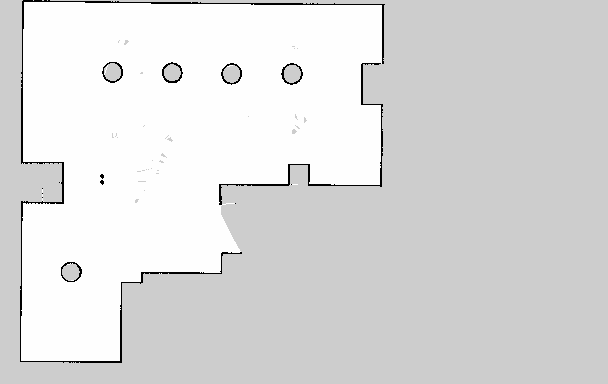
#> input picture Gazebo_test_map/tesst2.png, 608 x 384 px
$ python test_width.py   (older library calls are emulated)
#> lines starting #> are read from the running program, lines starting #| are printed output that depends on the picture; after the words box and inside, x2 and y2 are one past the last pixel; in counts of white or black regions, pixels touching at a corner belong together; long printed decimals are rounded
# -*- coding:utf-8 -*-
import cv2
import numpy as np
from matplotlib import pyplot as plt
import math
import random
import copy
import matplotlib.gridspec as gridspec
from skimage.data import shepp_logan_phantom
from skimage.transform import radon, rescale
from ransac_map_merge import MAP_Function, RANSAC_Map_Merging
from itertools import combinations, permutations
from icp_map_merge import ScanMatching
from sklearn.cluster import KMeans

def _transform_state(input_map):
    r, c = np.shape(input_map)
    for i in range(r):
        for j in range(c):
            if input_map[i, j]  < 150:
                input_map[i, j] = 255
            else:
                input_map[i, j] = 0
    return input_map

def _dilate_image(img, L=1):
    img_r, img_c = np.shape(img)
    img_tmp = np.zeros((img_r+2*L, img_c+2*L))
    pts = np.where(img==255)
    _, length = np.shape(pts)
    for i in range(length):
        x = pts[0][i]+L
        y = pts[1][i]+L
        img_tmp[x-L:x+L+1, y-L:y+L+1] = 255
    # new_img = img_tmp[L:L+img_r, L:L+img_c]
    new_img = img_tmp
    return new_img.astype(np.uint8)

def _radon_find_theta(image):
    image = rescale(image, scale=1.0, mode='reflect', multichannel=False)
    theta = np.linspace(0., 180., max(image.shape), endpoint=False)
    sinogram = radon(image, theta=theta, circle=True)
    x = np.where(sinogram==np.amax(sinogram))
    yaw = x[1][0]/sinogram.shape[1]*180
    return yaw, sinogram

def _rotate_image(image, angle, center=None, scale=1.0):
    (h, w) = image.shape[:2]
    # If the center of the rotation is not defined, use the center of the image.
    if center is None:
        center = (w / 2, h / 2)
    M = cv2.getRotationMatrix2D(center, angle, scale)
    img_rot = cv2.warpAffine(image, M, (w, h))
    r, c = np.shape(img_rot)
    for i in range(r):
        for j in range(c):
            if img_rot[i, j]  > 0:
                img_rot[i, j] = 255
            else:
                img_rot[i, j] = 0
    return img_rot

def _erode_image(img, L=1):
    img_r, img_c = np.shape(img)
    img_tmp = np.zeros((img_r+2*L,img_c+2*L))
    img_tmp[L:L+img_r, L:L+img_c] = img
    new_img = np.zeros((img_r, img_c))
    pts = np.where(img==255)
    _, length = np.shape(pts)
    B1 = np.ones((2*L+1,2*L+1))*255
    for i in range(length):
        x = pts[0][i]+L
        y = pts[1][i]+L
        if 1:
            window = img_tmp[x-L:x+L+1, y-L:y+L+1]
            flag = window==B1
            if flag.all():
                new_img[x, y] = 255
    return new_img.astype(np.uint8)

def _find_max_rectangle(img):

    white_pixel = np.where(img == 255)

    if white_pixel[0].size == 0:
        return 0

    min_x = np.amin(white_pixel[0])
    max_x = np.amax(white_pixel[0])
    min_y = np.amin(white_pixel[1])
    max_y = np.amax(white_pixel[1])

    return (max_x - min_x)*(max_y - min_y)

# [275 lines left out: functions _erode_test, _image_boundary_follow, _sub_kp_merge, _fit_model, rot, _kmeans_classify and 2 more, not called in this run]

if __name__ == "__main__":

    """
    1 - load images
    """
    img2 = cv2.imread('Gazebo_test_map//tesst2.png')
#> img2 is the input picture: shape (384, 608, 3); min 0, max 254, mean 220.5
    # img2 = cv2.imread('Gazebo_test_map//test0223_1.png')

    img1 = cv2.imread('Gazebo_test_map//sigma_difference//0426_map_01.png')
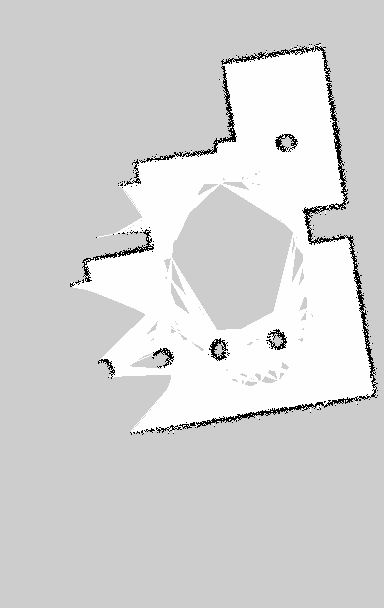
#> input picture Gazebo_test_map/sigma_difference/0426_map_01.png, 384 x 608 px
#> img1 is the input picture: shape (608, 384, 3); min 0, max 254, mean 212.2
    # img2 = cv2.imread('Gazebo_test_map//sigma_difference//0426_map_005.png')

    # img1 = cv2.imread('Gazebo_test_map//ratio_difference//0503_r01.png')
    # img2 = cv2.imread('Gazebo_test_map//ratio_difference//0503_r02.png')

    """
    2 - grayscale
    """
    img1 = cv2.cvtColor(img1, cv2.COLOR_RGB2GRAY)
#> img1: shape (608, 384)
    img2 = cv2.cvtColor(img2, cv2.COLOR_RGB2GRAY)
#> img2: shape (384, 608)

    if 0:
        fig, ax = plt.subplots(1, 2)
        ax[0].imshow(img1, cmap='gray'), ax[0].set_title("OGM 1 - Original Image")
        ax[1].imshow(img2, cmap='gray'), ax[1].set_title("OGM 2 - Original Image")
        ax[0].get_xaxis().set_visible(False), ax[0].get_yaxis().set_visible(False)
        ax[1].get_xaxis().set_visible(False), ax[1].get_yaxis().set_visible(False)
        fig.tight_layout()

    """
    3 - binary image
    """
    img1 = _transform_state(img1)
#> after the loop in _transform_state, `for i in range(r):`:
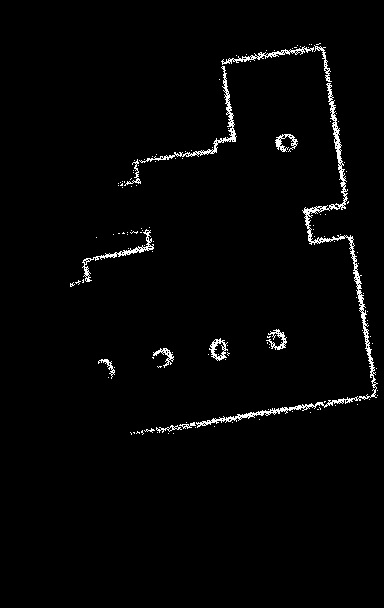
#> input_map: shape (608, 384); 2% white in thin lines or dots, all inside (x1, y1, x2, y2) = (70, 43, 378, 435)
    img2 = _transform_state(img2)
#> after the loop in _transform_state (call 2), `for i in range(r):`: input_map: shape (384, 608); 1.3% white in thin lines or dots, all inside (x1, y1, x2, y2) = (20, 0, 385, 363)

    if 1:
        fig, ax = plt.subplots(1, 2)
        ax[0].imshow(img1, cmap='gray'), ax[0].set_title("OGM 1 - Binary Image")
        ax[1].imshow(img2, cmap='gray'), ax[1].set_title("OGM 2 - Binary Image")
        # ax[0].get_xaxis().set_visible(False), ax[0].get_yaxis().set_visible(False)
        # ax[1].get_xaxis().set_visible(False), ax[1].get_yaxis().set_visible(False)
        fig.tight_layout()


    """
    4 - dilate : help radon tf.
    """
    # img1 = _dilate_image(img1, L=1)
    # img2 = _dilate_image(img2, L=1)

    # if 0:
    #     fig, ax = plt.subplots(1, 2)
    #     ax[0].imshow(img1, cmap='gray'), ax[0].set_title("OGM 1 - Dilated Image")
    #     ax[1].imshow(img2, cmap='gray'), ax[1].set_title("OGM 2 - Dilated Image")
    #     ax[0].get_xaxis().set_visible(False), ax[0].get_yaxis().set_visible(False)
    #     ax[1].get_xaxis().set_visible(False), ax[1].get_yaxis().set_visible(False)
    #     fig.tight_layout()

    """
    5 - radon and rotate
    """
    dtheta_1, sino_1 = _radon_find_theta(img1)
#> in _radon_find_theta, `x = np.where(sinogram==np.amax(sinogram))`: x = ([359], [30])
#> in _radon_find_theta, `yaw = x[1][0]/sinogram.shape[1]*180`: yaw = 8.88
#> dtheta_1 = 8.88
    dtheta_2, sino_2 = _radon_find_theta(img2)
#> dtheta_2 = 89.41

    if 0:
        dx1 = -0.5 * 180.0 / max(img1.shape)
        dy1 = 0.5 / sino_1.shape[0]
        dx2 = -0.5 * 180.0 / max(img2.shape)
        dy2 = 0.5 / sino_2.shape[0]

        fig, ax = plt.subplots(1, 2)
        ax[0].imshow(sino_1, cmap='gray', extent=(-dx1, 180.0+dx1, -dy1, sino_1.shape[0] + dy1)), ax[0].set_title("OGM 1 - Radon Transform")
        ax[1].imshow(sino_2, cmap='gray', extent=(-dx2, 180.0+dx2, -dy2, sino_2.shape[0] + dy2)), ax[1].set_title("OGM 2 - Radon Transform")
        ax[0].set_xlabel("Projection angle (deg)"), ax[0].set_ylabel("Projection position (pixels)")
        ax[1].set_xlabel("Projection angle (deg)"), ax[1].set_ylabel("Projection position (pixels)")
        fig.tight_layout()

    img1 = _rotate_image(img1, 90-dtheta_1)
#> in _rotate_image, `M = cv2.getRotationMatrix2D(center, angle, scale)`: M = [[0.154, 0.988, -138], [-0.988, 0.154, 446.8]]
#> after the loop in _rotate_image, `for i in range(r):`:
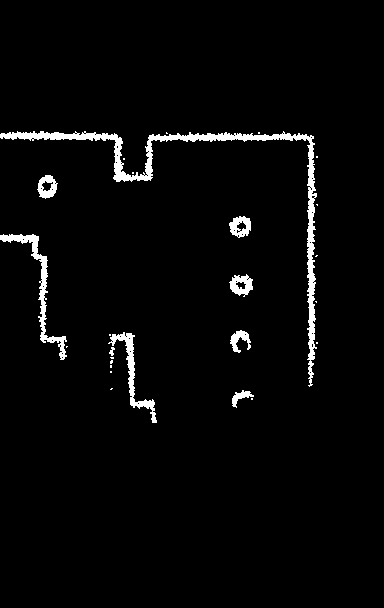
#> img_rot: shape (608, 384); 3% white; 26 white regions (17 under 20 px), largest, box (x1, y1, x2, y2) and area: (0, 131, 317, 387) 3802, (0, 234, 67, 360) 1043, (108, 332, 157, 423) 740
    img2 = _rotate_image(img2, 90-dtheta_2)
#> call 2 of _rotate_image, with angle = 0.592, scale = 1
#> in _rotate_image (call 2), `M = cv2.getRotationMatrix2D(center, angle, scale)`: M = [[1, 0.0103, -1.97], [-0.0103, 1, 3.15]]
#> after the loop in _rotate_image (call 2), `for i in range(r):`:
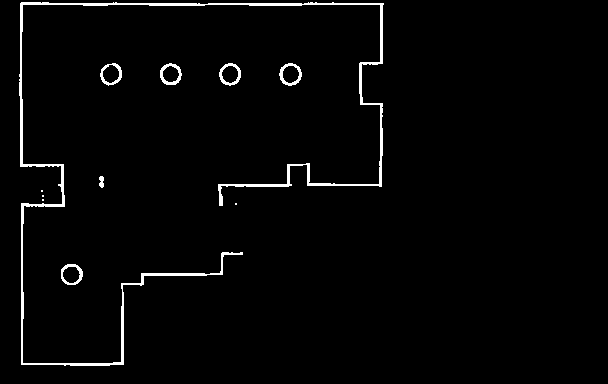
#> img_rot: shape (384, 608); 2.2% white; 11 white regions (4 under 20 px), largest, box (x1, y1, x2, y2) and area: (19, 2, 384, 366) 4104, (160, 63, 182, 85) 191, (279, 63, 302, 86) 191

    if 1:
        fig, ax = plt.subplots(1, 2)
        ax[0].imshow(img1, cmap='gray'), ax[0].set_title("OGM 1 - Rotated Image")
        ax[1].imshow(img2, cmap='gray'), ax[1].set_title("OGM 2 - Rotated Image")
        ax[0].get_xaxis().set_visible(False), ax[0].get_yaxis().set_visible(False)
        ax[1].get_xaxis().set_visible(False), ax[1].get_yaxis().set_visible(False)
        fig.tight_layout()


    """
    6 - Dilate
    """
    num_1 = np.sum(img1==255)
#> num_1 = 7000
    num_2 = np.sum(img2 == 255)
#> num_2 = 5079
    img1 = _dilate_image(img1, L=2)
#> in _dilate_image, `pts = np.where(img==255)`: pts = 7000 positions, rows 131 to 422, columns 0 to 317
#> the loop in _dilate_image, `for i in range(length):` made 7000 passes
#> (x, y) on passes 1 to 3: (133, 19), (133, 35), (133, 36)
#> after the loop in _dilate_image, `for i in range(length):`: img_tmp: shape (612, 388) float64; 5.9% white; 9 white regions, largest, box (x1, y1, x2, y2) and area: (0, 131, 322, 391) 7504, (0, 234, 72, 364) 2105, (108, 332, 161, 427) 1698
    img2 = _dilate_image(img2, L=2)
#> call 2 of _dilate_image, with L = 2
#> in _dilate_image (call 2), `pts = np.where(img==255)`: pts = 5079 positions, rows 2 to 365, columns 19 to 383
#> the loop in _dilate_image (call 2), `for i in range(length):` made 5079 passes
#> (x, y) on passes 1 to 3: (4, 23), (4, 24), (4, 25)
#> after the loop in _dilate_image (call 2), `for i in range(length):`:
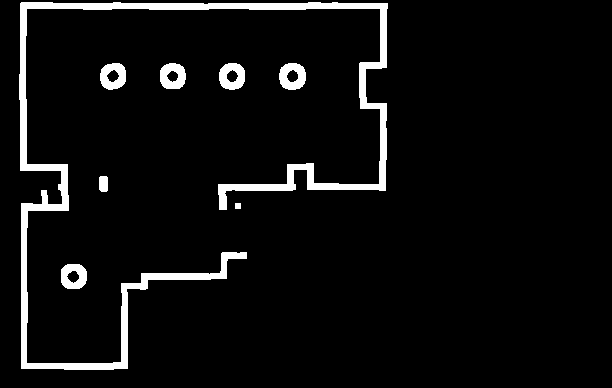
#> img_tmp: shape (388, 612) float64; 5.6% white; 8 white regions, largest, box (x1, y1, x2, y2) and area: (19, 2, 388, 370) 10720, (279, 63, 306, 90) 507, (219, 63, 245, 90) 494

    if 1:
        fig, ax = plt.subplots(1, 2)
        ax[0].imshow(img1, cmap='gray'), ax[0].set_title("OGM 1 - Dilated Image")
        ax[1].imshow(img2, cmap='gray'), ax[1].set_title("OGM 2 - Dilated Image")
        ax[0].get_xaxis().set_visible(False), ax[0].get_yaxis().set_visible(False)
        ax[1].get_xaxis().set_visible(False), ax[1].get_yaxis().set_visible(False)
        fig.tight_layout()


    """
    7 - erode : change the boundary width to 1
    """


    ori_rec_1 = _find_max_rectangle(img1)
#> in _find_max_rectangle, `white_pixel = np.where(img == 255)`: white_pixel = 13919 positions, rows 131 to 426, columns 0 to 321
#> in _find_max_rectangle, `min_x = np.amin(white_pixel[0])`: min_x = 131
#> in _find_max_rectangle, `max_x = np.amax(white_pixel[0])`: max_x = 426
#> in _find_max_rectangle, `min_y = np.amin(white_pixel[1])`: min_y = 0
#> in _find_max_rectangle, `max_y = np.amax(white_pixel[1])`: max_y = 321
#> ori_rec_1 = 94695
    rec_1 = _find_max_rectangle(img1)
#> rec_1 = 94695
    while not rec_1/ori_rec_1 < 0.9:
        img_tmp = _erode_image(img=img1, L=1)
        rec_1 = _find_max_rectangle(img_tmp)
        if not rec_1/ori_rec_1 < 0.9:
            img1 = img_tmp
#> this loop made 5 passes
#> (pts in _erode_image, length in _erode_image, white_pixel in _find_max_rectangle, min_x in _find_max_rectangle, max_x in _find_max_rectangle, min_y in _find_max_rectangle, max_y in _find_max_rectangle, rec_1) on passes 1 to 5: (13919 positions, rows 131 to 426, columns 0 to 321, 13919, 10969 positions, rows 133 to 426, columns 2 to 321, 133, 426, 2, 321, 93467), (10969 positions, rows 133 to 426, columns 2 to 321, 10969, 8083 positions, rows 135 to 426, columns 4 to 321, 135, 426, 4, 321, 92247), (8083 positions, rows 135 to 426, columns 4 to 321, 8083, 5298 positions, rows 137 to 426, columns 6 to 320, 137, 426, 6, 320, 90746), (5298 positions, rows 137 to 426, columns 6 to 320, 5298, 2804 positions, rows 140 to 423, columns 8 to 320, 140, 423, 8, 320, 88296), (2804 positions, rows 140 to 423, columns 8 to 320, 2804, 776 positions, rows 142 to 412, columns 13 to 320, 142, 412, 13, 320, 82890)
#> img1: shape (612, 388); 1.2% white; 18 white regions (5 under 20 px), largest, box (x1, y1, x2, y2) and area: (157, 141, 321, 370) 919, (122, 145, 157, 186) 326, (9, 140, 122, 145) 293
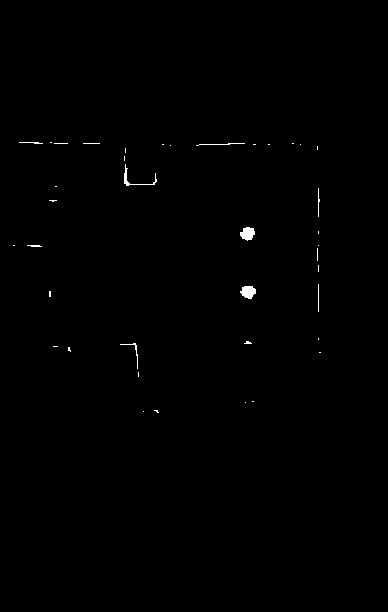
#> img_tmp: shape (612, 388); 0.33% white; 39 white regions (30 under 20 px), largest, box (x1, y1, x2, y2) and area: (240, 286, 256, 299) 151, (240, 227, 255, 241) 148, (124, 164, 157, 186) 103
    print(np.sum(img1==255)/num_1)
#| 0.4006


    ori_rec_2 = _find_max_rectangle(img2)
#> ori_rec_2 = 135056
    rec_2 = _find_max_rectangle(img2)
#> rec_2 = 135056
    while not rec_2/ori_rec_2 < 0.9:
        img_tmp = _erode_image(img=img2, L=2)
        rec_2 = _find_max_rectangle(img_tmp)
        if not rec_2/ori_rec_2 < 0.9:
            img2 = img_tmp
#> this loop made 2 passes
#> (img_r in _erode_image, img_c in _erode_image, pts in _erode_image, length in _erode_image, white_pixel in _find_max_rectangle, min_x in _find_max_rectangle, max_x in _find_max_rectangle, min_y in _find_max_rectangle) on passes 1 to 2: (388, 612, 13350 positions, rows 2 to 369, columns 19 to 387, 13350, 5186 positions, rows 6 to 369, columns 23 to 387, 6, 369, 23), (388, 612, 5186 positions, rows 6 to 369, columns 23 to 387, 5186, ([185, 186, 187, 188, 189], [107, 107, 107, 107, 107]), 185, 189, 107)
#> pass 1, `img_tmp = _erode_image(img=img2, L=2)`:
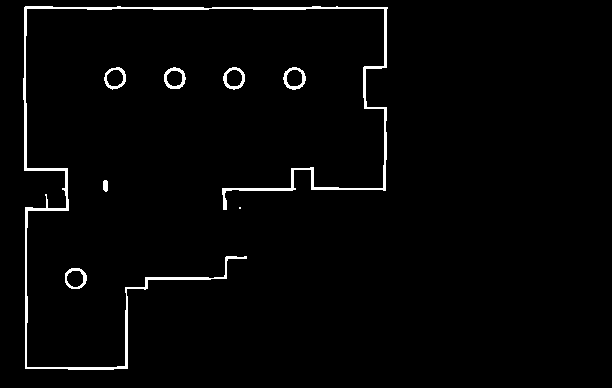
#> img_tmp: shape (388, 612); 2.2% white; 8 white regions (1 under 20 px), largest, box (x1, y1, x2, y2) and area: (23, 6, 388, 370) 4188, (283, 67, 306, 90) 199, (164, 67, 186, 89) 197
    print(np.sum(img2==255)/num_2)
#| 1.021

    if 1:
        fig, ax = plt.subplots(1, 2)
        ax[0].imshow(img1, cmap='gray'), ax[0].set_title("OGM 1 - Eroded Image")
        ax[1].imshow(img2, cmap='gray'), ax[1].set_title("OGM 2 - Eroded Image")
        ax[0].get_xaxis().set_visible(False), ax[0].get_yaxis().set_visible(False)
        ax[1].get_xaxis().set_visible(False), ax[1].get_yaxis().set_visible(False)
        fig.tight_layout()


    # """
    # 8 - special erode: find center of each mask.
    # """
    # img1 = _dilate_image(img1, L=2)
    # img2 = _dilate_image(img2, L=2)
    # img1 = _erode_test(img1, L=2)
    # img2 = _erode_test(img2, L=2)

    # if 1:
    #     img11 = _dilate_image(img1, L=1)
    #     img22 = _dilate_image(img2, L=1)
    #     fig, ax = plt.subplots(1, 2)
    #     ax[0].imshow(img11, cmap='gray'), ax[0].set_title("OGM 1 - Extract Interest Point")
    #     ax[1].imshow(img22, cmap='gray'), ax[1].set_title("OGM 2 - Extract Interest Point")
    #     ax[0].get_xaxis().set_visible(False), ax[0].get_yaxis().set_visible(False)
    #     ax[1].get_xaxis().set_visible(False), ax[1].get_yaxis().set_visible(False)
    #     fig.tight_layout()

    # """
    # 9 - boundary_follow: to correct the location.
    # """
    # img1, img1_list = _image_boundary_follow(img1, L=20)
    # img2, img2_list = _image_boundary_follow(img2, L=20)

    # if 1:
    #     fig, ax = plt.subplots(1, 2)
    #     ax[0].imshow(img1, cmap='gray'), ax[0].set_title("OGM 1 - Correction")
    #     ax[1].imshow(img2, cmap='gray'), ax[1].set_title("OGM 2 - Correction")
    #     ax[0].get_xaxis().set_visible(False), ax[0].get_yaxis().set_visible(False)
    #     ax[1].get_xaxis().set_visible(False), ax[1].get_yaxis().set_visible(False)
    #     fig.tight_layout()


    # """
    # 10 - feature detection
    # """
    # img1_1, kp1_1, des1_1 = _sift_feature(img1)
    # img2_1, kp2_1, des2_1 = _sift_feature(img2)

    # if 0:
    #     fig, ax = plt.subplots(1, 2)
    #     ax[0].imshow(img1_1, cmap='gray'), ax[0].set_title("OGM 1 - SIFT Feature")
    #     ax[1].imshow(img2_1, cmap='gray'), ax[1].set_title("OGM 2 - SIFT Feature")
    #     ax[0].get_xaxis().set_visible(False), ax[0].get_yaxis().set_visible(False)
    #     ax[1].get_xaxis().set_visible(False), ax[1].get_yaxis().set_visible(False)
    #     fig.tight_layout()

    # """
    # 11 - k means clustering
    # """

    # kp_point_1 = np.array(_get_keypoint(kp1_1))
    # kp_point_2 = np.array(_get_keypoint(kp2_1))

    # sub_pts_1 = _kmeans_classify(pts=kp_point_1, k_clusters=2)
    # sub_pts_2 = _kmeans_classify(pts=kp_point_2, k_clusters=2)

    # best_result = None
    # best_index = 0
    # for pts_list_1 in sub_pts_1:
    #     for pts_list_2 in sub_pts_2:
    #         map_merged, index = _sub_kp_merge(maps_to_be_merged=[img1, img2], sub_kp_list=[pts_list_1, pts_list_2])
    #         # if index > best_index:
    #         if 1:
    #             best_index = index
    #             best_result = map_merged
    #             best_sub1 = np.array(pts_list_1)
    #             best_sub2 = np.array(pts_list_2)


    #             fig, ax = plt.subplots(1, 3)
    #             ax[0].imshow(best_result, cmap='gray')
    #             ax[1].imshow(img1, cmap='gray')
    #             ax[2].imshow(img2, cmap='gray')

    #             ax[1].scatter(best_sub1.T[0], best_sub1.T[1], s=3)
    #             ax[2].scatter(best_sub2.T[0], best_sub2.T[1], s=3)
    #             ax[0].set_title("OGM - Merging Result")
    #             ax[1].set_title("OGM 1 - Clustering Keypoints")
    #             ax[2].set_title("OGM 2 - Clustering Keypoints")
    #             fig.tight_layout()


    plt.show()
